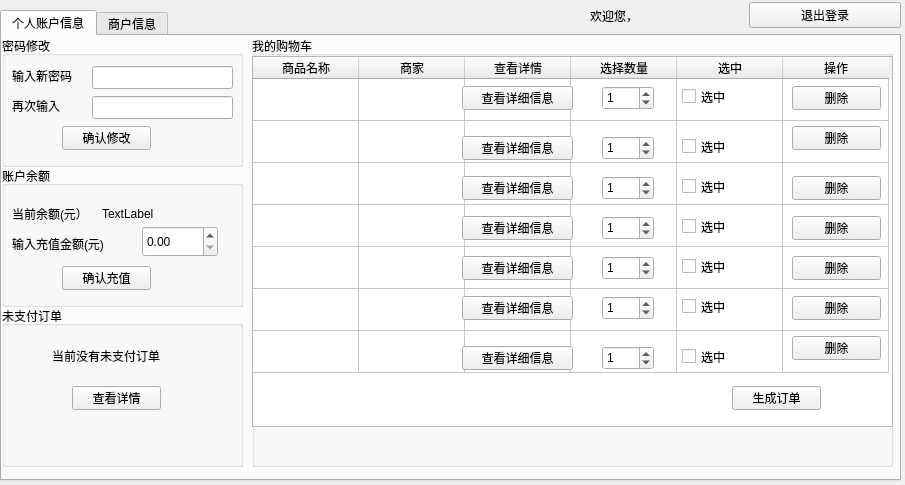
<?xml version="1.0" encoding="UTF-8"?>
<ui version="4.0">
 <class>userWindow</class>
 <widget class="QWidget" name="userWindow">
  <property name="geometry">
   <rect>
    <x>0</x>
    <y>0</y>
    <width>905</width>
    <height>485</height>
   </rect>
  </property>
  <property name="windowTitle">
   <string>用户中心</string>
  </property>
  <widget class="QWidget" name="horizontalLayoutWidget">
   <property name="geometry">
    <rect>
     <x>590</x>
     <y>0</y>
     <width>311</width>
     <height>31</height>
    </rect>
   </property>
   <layout class="QHBoxLayout" name="horizontalLayout">
    <item>
     <widget class="QLabel" name="userLabel">
      <property name="text">
       <string>欢迎您，</string>
      </property>
     </widget>
    </item>
    <item>
     <widget class="QPushButton" name="pushButton_2">
      <property name="text">
       <string>退出登录</string>
      </property>
     </widget>
    </item>
   </layout>
  </widget>
  <widget class="QTabWidget" name="user_merchant">
   <property name="geometry">
    <rect>
     <x>0</x>
     <y>10</y>
     <width>901</width>
     <height>471</height>
    </rect>
   </property>
   <property name="currentIndex">
    <number>0</number>
   </property>
   <widget class="QWidget" name="user">
    <attribute name="title">
     <string>个人账户信息</string>
    </attribute>
    <widget class="QGroupBox" name="passwordPart">
     <property name="geometry">
      <rect>
       <x>0</x>
       <y>0</y>
       <width>241</width>
       <height>131</height>
      </rect>
     </property>
     <property name="title">
      <string>密码修改</string>
     </property>
     <widget class="QLineEdit" name="password1">
      <property name="geometry">
       <rect>
        <x>90</x>
        <y>30</y>
        <width>141</width>
        <height>23</height>
       </rect>
      </property>
      <property name="echoMode">
       <enum>QLineEdit::Password</enum>
      </property>
     </widget>
     <widget class="QLineEdit" name="password2">
      <property name="geometry">
       <rect>
        <x>90</x>
        <y>60</y>
        <width>141</width>
        <height>23</height>
       </rect>
      </property>
      <property name="echoMode">
       <enum>QLineEdit::Password</enum>
      </property>
     </widget>
     <widget class="QLabel" name="label_2">
      <property name="geometry">
       <rect>
        <x>10</x>
        <y>30</y>
        <width>91</width>
        <height>20</height>
       </rect>
      </property>
      <property name="text">
       <string>输入新密码</string>
      </property>
     </widget>
     <widget class="QLabel" name="label_3">
      <property name="geometry">
       <rect>
        <x>10</x>
        <y>60</y>
        <width>91</width>
        <height>20</height>
       </rect>
      </property>
      <property name="text">
       <string>再次输入</string>
      </property>
     </widget>
     <widget class="QPushButton" name="changeConfirm">
      <property name="geometry">
       <rect>
        <x>60</x>
        <y>90</y>
        <width>89</width>
        <height>24</height>
       </rect>
      </property>
      <property name="text">
       <string>确认修改</string>
      </property>
     </widget>
    </widget>
    <widget class="QGroupBox" name="moneyPart">
     <property name="geometry">
      <rect>
       <x>0</x>
       <y>130</y>
       <width>241</width>
       <height>141</height>
      </rect>
     </property>
     <property name="title">
      <string>账户余额</string>
     </property>
     <widget class="QLabel" name="label_4">
      <property name="geometry">
       <rect>
        <x>10</x>
        <y>40</y>
        <width>101</width>
        <height>16</height>
       </rect>
      </property>
      <property name="text">
       <string>当前余额(元）</string>
      </property>
     </widget>
     <widget class="QLabel" name="money">
      <property name="geometry">
       <rect>
        <x>100</x>
        <y>40</y>
        <width>72</width>
        <height>15</height>
       </rect>
      </property>
      <property name="text">
       <string>TextLabel</string>
      </property>
     </widget>
     <widget class="QPushButton" name="topUpComfirm">
      <property name="geometry">
       <rect>
        <x>60</x>
        <y>100</y>
        <width>89</width>
        <height>24</height>
       </rect>
      </property>
      <property name="text">
       <string>确认充值</string>
      </property>
     </widget>
     <widget class="QLabel" name="label_6">
      <property name="geometry">
       <rect>
        <x>10</x>
        <y>70</y>
        <width>121</width>
        <height>16</height>
       </rect>
      </property>
      <property name="text">
       <string>输入充值金额(元)</string>
      </property>
     </widget>
     <widget class="QDoubleSpinBox" name="topUpNumber">
      <property name="geometry">
       <rect>
        <x>140</x>
        <y>60</y>
        <width>76</width>
        <height>31</height>
       </rect>
      </property>
      <property name="maximum">
       <double>2500.000000000000000</double>
      </property>
     </widget>
    </widget>
    <widget class="QGroupBox" name="groupBox_5">
     <property name="geometry">
      <rect>
       <x>250</x>
       <y>0</y>
       <width>641</width>
       <height>431</height>
      </rect>
     </property>
     <property name="title">
      <string>我的购物车</string>
     </property>
     <widget class="QTableWidget" name="clothTable_2">
      <property name="geometry">
       <rect>
        <x>0</x>
        <y>20</y>
        <width>641</width>
        <height>371</height>
       </rect>
      </property>
      <property name="editTriggers">
       <set>QAbstractItemView::NoEditTriggers</set>
      </property>
      <property name="selectionMode">
       <enum>QAbstractItemView::NoSelection</enum>
      </property>
      <property name="showGrid">
       <bool>true</bool>
      </property>
      <property name="sortingEnabled">
       <bool>false</bool>
      </property>
      <property name="cornerButtonEnabled">
       <bool>true</bool>
      </property>
      <property name="rowCount">
       <number>7</number>
      </property>
      <attribute name="horizontalHeaderMinimumSectionSize">
       <number>100</number>
      </attribute>
      <attribute name="horizontalHeaderDefaultSectionSize">
       <number>106</number>
      </attribute>
      <attribute name="verticalHeaderVisible">
       <bool>false</bool>
      </attribute>
      <attribute name="verticalHeaderMinimumSectionSize">
       <number>42</number>
      </attribute>
      <attribute name="verticalHeaderDefaultSectionSize">
       <number>42</number>
      </attribute>
      <row>
       <property name="text">
        <string>line1</string>
       </property>
      </row>
      <row>
       <property name="text">
        <string>line2</string>
       </property>
      </row>
      <row>
       <property name="text">
        <string>line3</string>
       </property>
      </row>
      <row>
       <property name="text">
        <string>line4</string>
       </property>
      </row>
      <row>
       <property name="text">
        <string>line5</string>
       </property>
      </row>
      <row>
       <property name="text">
        <string>line6</string>
       </property>
      </row>
      <row>
       <property name="text">
        <string>line7</string>
       </property>
      </row>
      <column>
       <property name="text">
        <string>商品名称</string>
       </property>
      </column>
      <column>
       <property name="text">
        <string>商家</string>
       </property>
      </column>
      <column>
       <property name="text">
        <string>查看详情</string>
       </property>
      </column>
      <column>
       <property name="text">
        <string>选择数量</string>
       </property>
      </column>
      <column>
       <property name="text">
        <string>选中</string>
       </property>
      </column>
      <column>
       <property name="text">
        <string>操作</string>
       </property>
      </column>
      <item row="0" column="0">
       <property name="text">
        <string>    </string>
       </property>
       <property name="textAlignment">
        <set>AlignCenter</set>
       </property>
      </item>
      <item row="0" column="1">
       <property name="text">
        <string>    </string>
       </property>
       <property name="textAlignment">
        <set>AlignCenter</set>
       </property>
      </item>
      <item row="0" column="2">
       <property name="text">
        <string>    </string>
       </property>
       <property name="textAlignment">
        <set>AlignCenter</set>
       </property>
      </item>
      <item row="0" column="3">
       <property name="text">
        <string>      </string>
       </property>
      </item>
      <item row="0" column="4">
       <property name="text">
        <string>   </string>
       </property>
      </item>
      <item row="1" column="0">
       <property name="text">
        <string>   </string>
       </property>
      </item>
      <item row="1" column="1">
       <property name="text">
        <string>    </string>
       </property>
       <property name="textAlignment">
        <set>AlignCenter</set>
       </property>
      </item>
      <item row="1" column="2">
       <property name="text">
        <string>    </string>
       </property>
       <property name="textAlignment">
        <set>AlignCenter</set>
       </property>
      </item>
      <item row="1" column="3">
       <property name="text">
        <string>     </string>
       </property>
      </item>
      <item row="1" column="4">
       <property name="text">
        <string>    </string>
       </property>
      </item>
      <item row="2" column="0">
       <property name="text">
        <string>   </string>
       </property>
      </item>
      <item row="2" column="1">
       <property name="text">
        <string>    </string>
       </property>
      </item>
      <item row="2" column="2">
       <property name="text">
        <string>  </string>
       </property>
      </item>
      <item row="2" column="3">
       <property name="text">
        <string>    </string>
       </property>
      </item>
      <item row="2" column="4">
       <property name="text">
        <string>     </string>
       </property>
      </item>
      <item row="3" column="0">
       <property name="text">
        <string>    </string>
       </property>
      </item>
      <item row="3" column="1">
       <property name="text">
        <string>     </string>
       </property>
      </item>
      <item row="3" column="2">
       <property name="text">
        <string>   </string>
       </property>
      </item>
      <item row="3" column="3">
       <property name="text">
        <string>    </string>
       </property>
      </item>
      <item row="3" column="4">
       <property name="text">
        <string>    </string>
       </property>
      </item>
      <item row="4" column="0">
       <property name="text">
        <string> </string>
       </property>
      </item>
      <item row="4" column="1">
       <property name="text">
        <string>  </string>
       </property>
      </item>
      <item row="4" column="2">
       <property name="text">
        <string>     </string>
       </property>
      </item>
      <item row="4" column="3">
       <property name="text">
        <string>    </string>
       </property>
      </item>
      <item row="4" column="4">
       <property name="text">
        <string>     </string>
       </property>
      </item>
      <item row="5" column="0">
       <property name="text">
        <string>  </string>
       </property>
      </item>
      <item row="5" column="1">
       <property name="text">
        <string>  </string>
       </property>
      </item>
      <item row="5" column="2">
       <property name="text">
        <string>  </string>
       </property>
      </item>
      <item row="5" column="3">
       <property name="text">
        <string>   </string>
       </property>
      </item>
      <item row="5" column="4">
       <property name="text">
        <string>  </string>
       </property>
      </item>
      <item row="6" column="0">
       <property name="text">
        <string>   </string>
       </property>
      </item>
      <item row="6" column="1">
       <property name="text">
        <string>  </string>
       </property>
      </item>
      <item row="6" column="2">
       <property name="text">
        <string>   </string>
       </property>
      </item>
      <item row="6" column="3">
       <property name="text">
        <string>   </string>
       </property>
      </item>
      <item row="6" column="4">
       <property name="text">
        <string>  </string>
       </property>
      </item>
     </widget>
     <widget class="QSpinBox" name="spinBox">
      <property name="geometry">
       <rect>
        <x>350</x>
        <y>50</y>
        <width>52</width>
        <height>24</height>
       </rect>
      </property>
      <property name="value">
       <number>1</number>
      </property>
     </widget>
     <widget class="QSpinBox" name="spinBox_2">
      <property name="geometry">
       <rect>
        <x>350</x>
        <y>100</y>
        <width>52</width>
        <height>24</height>
       </rect>
      </property>
      <property name="value">
       <number>1</number>
      </property>
     </widget>
     <widget class="QSpinBox" name="spinBox_3">
      <property name="geometry">
       <rect>
        <x>350</x>
        <y>140</y>
        <width>52</width>
        <height>24</height>
       </rect>
      </property>
      <property name="value">
       <number>1</number>
      </property>
     </widget>
     <widget class="QSpinBox" name="spinBox_4">
      <property name="geometry">
       <rect>
        <x>350</x>
        <y>180</y>
        <width>52</width>
        <height>24</height>
       </rect>
      </property>
      <property name="value">
       <number>1</number>
      </property>
     </widget>
     <widget class="QSpinBox" name="spinBox_5">
      <property name="geometry">
       <rect>
        <x>350</x>
        <y>220</y>
        <width>52</width>
        <height>24</height>
       </rect>
      </property>
      <property name="value">
       <number>1</number>
      </property>
     </widget>
     <widget class="QSpinBox" name="spinBox_6">
      <property name="geometry">
       <rect>
        <x>350</x>
        <y>260</y>
        <width>52</width>
        <height>24</height>
       </rect>
      </property>
      <property name="value">
       <number>1</number>
      </property>
     </widget>
     <widget class="QSpinBox" name="spinBox_7">
      <property name="geometry">
       <rect>
        <x>350</x>
        <y>310</y>
        <width>52</width>
        <height>24</height>
       </rect>
      </property>
      <property name="value">
       <number>1</number>
      </property>
     </widget>
     <widget class="QCheckBox" name="checkBox">
      <property name="geometry">
       <rect>
        <x>430</x>
        <y>50</y>
        <width>93</width>
        <height>21</height>
       </rect>
      </property>
      <property name="text">
       <string>选中</string>
      </property>
     </widget>
     <widget class="QCheckBox" name="checkBox_2">
      <property name="geometry">
       <rect>
        <x>430</x>
        <y>100</y>
        <width>93</width>
        <height>21</height>
       </rect>
      </property>
      <property name="text">
       <string>选中</string>
      </property>
     </widget>
     <widget class="QCheckBox" name="checkBox_3">
      <property name="geometry">
       <rect>
        <x>430</x>
        <y>140</y>
        <width>93</width>
        <height>21</height>
       </rect>
      </property>
      <property name="text">
       <string>选中</string>
      </property>
     </widget>
     <widget class="QCheckBox" name="checkBox_4">
      <property name="geometry">
       <rect>
        <x>430</x>
        <y>180</y>
        <width>93</width>
        <height>21</height>
       </rect>
      </property>
      <property name="text">
       <string>选中</string>
      </property>
     </widget>
     <widget class="QCheckBox" name="checkBox_5">
      <property name="geometry">
       <rect>
        <x>430</x>
        <y>220</y>
        <width>93</width>
        <height>21</height>
       </rect>
      </property>
      <property name="text">
       <string>选中</string>
      </property>
     </widget>
     <widget class="QCheckBox" name="checkBox_6">
      <property name="geometry">
       <rect>
        <x>430</x>
        <y>260</y>
        <width>93</width>
        <height>21</height>
       </rect>
      </property>
      <property name="text">
       <string>选中</string>
      </property>
     </widget>
     <widget class="QCheckBox" name="checkBox_7">
      <property name="geometry">
       <rect>
        <x>430</x>
        <y>310</y>
        <width>93</width>
        <height>21</height>
       </rect>
      </property>
      <property name="text">
       <string>选中</string>
      </property>
     </widget>
     <widget class="QPushButton" name="makeOrder">
      <property name="geometry">
       <rect>
        <x>480</x>
        <y>350</y>
        <width>89</width>
        <height>24</height>
       </rect>
      </property>
      <property name="text">
       <string>生成订单</string>
      </property>
     </widget>
     <widget class="QPushButton" name="watch1_1">
      <property name="geometry">
       <rect>
        <x>210</x>
        <y>50</y>
        <width>111</width>
        <height>24</height>
       </rect>
      </property>
      <property name="text">
       <string>查看详细信息</string>
      </property>
     </widget>
     <widget class="QPushButton" name="watch1_2">
      <property name="geometry">
       <rect>
        <x>210</x>
        <y>100</y>
        <width>111</width>
        <height>24</height>
       </rect>
      </property>
      <property name="text">
       <string>查看详细信息</string>
      </property>
     </widget>
     <widget class="QPushButton" name="watch1_3">
      <property name="geometry">
       <rect>
        <x>210</x>
        <y>140</y>
        <width>111</width>
        <height>24</height>
       </rect>
      </property>
      <property name="text">
       <string>查看详细信息</string>
      </property>
     </widget>
     <widget class="QPushButton" name="watch1_4">
      <property name="geometry">
       <rect>
        <x>210</x>
        <y>180</y>
        <width>111</width>
        <height>24</height>
       </rect>
      </property>
      <property name="text">
       <string>查看详细信息</string>
      </property>
     </widget>
     <widget class="QPushButton" name="watch1_5">
      <property name="geometry">
       <rect>
        <x>210</x>
        <y>220</y>
        <width>111</width>
        <height>24</height>
       </rect>
      </property>
      <property name="text">
       <string>查看详细信息</string>
      </property>
     </widget>
     <widget class="QPushButton" name="watch1_6">
      <property name="geometry">
       <rect>
        <x>210</x>
        <y>260</y>
        <width>111</width>
        <height>24</height>
       </rect>
      </property>
      <property name="text">
       <string>查看详细信息</string>
      </property>
     </widget>
     <widget class="QPushButton" name="watch1_7">
      <property name="geometry">
       <rect>
        <x>210</x>
        <y>310</y>
        <width>111</width>
        <height>24</height>
       </rect>
      </property>
      <property name="text">
       <string>查看详细信息</string>
      </property>
     </widget>
     <widget class="QPushButton" name="deleteCom1_1">
      <property name="geometry">
       <rect>
        <x>540</x>
        <y>50</y>
        <width>89</width>
        <height>24</height>
       </rect>
      </property>
      <property name="text">
       <string>删除</string>
      </property>
     </widget>
     <widget class="QPushButton" name="deleteCom1_2">
      <property name="geometry">
       <rect>
        <x>540</x>
        <y>90</y>
        <width>89</width>
        <height>24</height>
       </rect>
      </property>
      <property name="text">
       <string>删除</string>
      </property>
     </widget>
     <widget class="QPushButton" name="deleteCom1_3">
      <property name="geometry">
       <rect>
        <x>540</x>
        <y>140</y>
        <width>89</width>
        <height>24</height>
       </rect>
      </property>
      <property name="text">
       <string>删除</string>
      </property>
     </widget>
     <widget class="QPushButton" name="deleteCom1_4">
      <property name="geometry">
       <rect>
        <x>540</x>
        <y>180</y>
        <width>89</width>
        <height>24</height>
       </rect>
      </property>
      <property name="text">
       <string>删除</string>
      </property>
     </widget>
     <widget class="QPushButton" name="deleteCom1_5">
      <property name="geometry">
       <rect>
        <x>540</x>
        <y>220</y>
        <width>89</width>
        <height>24</height>
       </rect>
      </property>
      <property name="text">
       <string>删除</string>
      </property>
     </widget>
     <widget class="QPushButton" name="deleteCom1_6">
      <property name="geometry">
       <rect>
        <x>540</x>
        <y>260</y>
        <width>89</width>
        <height>24</height>
       </rect>
      </property>
      <property name="text">
       <string>删除</string>
      </property>
     </widget>
     <widget class="QPushButton" name="deleteCom1_7">
      <property name="geometry">
       <rect>
        <x>540</x>
        <y>300</y>
        <width>89</width>
        <height>24</height>
       </rect>
      </property>
      <property name="text">
       <string>删除</string>
      </property>
     </widget>
    </widget>
    <widget class="QGroupBox" name="unPaid">
     <property name="geometry">
      <rect>
       <x>0</x>
       <y>270</y>
       <width>241</width>
       <height>161</height>
      </rect>
     </property>
     <property name="title">
      <string>未支付订单</string>
     </property>
     <widget class="QLabel" name="unPailLabel">
      <property name="geometry">
       <rect>
        <x>50</x>
        <y>40</y>
        <width>141</width>
        <height>20</height>
       </rect>
      </property>
      <property name="text">
       <string>当前没有未支付订单</string>
      </property>
     </widget>
     <widget class="QPushButton" name="unPaidShow">
      <property name="geometry">
       <rect>
        <x>70</x>
        <y>80</y>
        <width>89</width>
        <height>24</height>
       </rect>
      </property>
      <property name="text">
       <string>查看详情</string>
      </property>
     </widget>
    </widget>
   </widget>
   <widget class="QWidget" name="merchants">
    <attribute name="title">
     <string>商户信息</string>
    </attribute>
    <widget class="QGroupBox" name="groupBox_3">
     <property name="geometry">
      <rect>
       <x>10</x>
       <y>0</y>
       <width>881</width>
       <height>441</height>
      </rect>
     </property>
     <property name="title">
      <string>我的商品</string>
     </property>
     <widget class="QLabel" name="label_14">
      <property name="geometry">
       <rect>
        <x>10</x>
        <y>30</y>
        <width>111</width>
        <height>31</height>
       </rect>
      </property>
      <property name="text">
       <string>统一设置折扣(%)</string>
      </property>
     </widget>
     <widget class="QSpinBox" name="clothDis">
      <property name="geometry">
       <rect>
        <x>170</x>
        <y>30</y>
        <width>71</width>
        <height>31</height>
       </rect>
      </property>
      <property name="minimum">
       <number>1</number>
      </property>
      <property name="maximum">
       <number>100</number>
      </property>
      <property name="value">
       <number>100</number>
      </property>
     </widget>
     <widget class="QLabel" name="label">
      <property name="geometry">
       <rect>
        <x>130</x>
        <y>30</y>
        <width>41</width>
        <height>31</height>
       </rect>
      </property>
      <property name="text">
       <string>服装</string>
      </property>
     </widget>
     <widget class="QLabel" name="label_5">
      <property name="geometry">
       <rect>
        <x>260</x>
        <y>30</y>
        <width>41</width>
        <height>31</height>
       </rect>
      </property>
      <property name="text">
       <string>食品</string>
      </property>
     </widget>
     <widget class="QSpinBox" name="foodDis">
      <property name="geometry">
       <rect>
        <x>300</x>
        <y>30</y>
        <width>71</width>
        <height>31</height>
       </rect>
      </property>
      <property name="minimum">
       <number>1</number>
      </property>
      <property name="maximum">
       <number>100</number>
      </property>
      <property name="value">
       <number>100</number>
      </property>
     </widget>
     <widget class="QLabel" name="label_11">
      <property name="geometry">
       <rect>
        <x>390</x>
        <y>30</y>
        <width>41</width>
        <height>31</height>
       </rect>
      </property>
      <property name="text">
       <string>图书</string>
      </property>
     </widget>
     <widget class="QSpinBox" name="bookDis">
      <property name="geometry">
       <rect>
        <x>430</x>
        <y>30</y>
        <width>71</width>
        <height>31</height>
       </rect>
      </property>
      <property name="minimum">
       <number>1</number>
      </property>
      <property name="maximum">
       <number>100</number>
      </property>
      <property name="value">
       <number>100</number>
      </property>
     </widget>
     <widget class="QLabel" name="pageSum">
      <property name="geometry">
       <rect>
        <x>260</x>
        <y>410</y>
        <width>72</width>
        <height>15</height>
       </rect>
      </property>
      <property name="text">
       <string>共计 1 页</string>
      </property>
     </widget>
     <widget class="QPushButton" name="lastPage">
      <property name="geometry">
       <rect>
        <x>340</x>
        <y>400</y>
        <width>71</width>
        <height>31</height>
       </rect>
      </property>
      <property name="text">
       <string>上一页</string>
      </property>
     </widget>
     <widget class="QLabel" name="pageNow">
      <property name="geometry">
       <rect>
        <x>480</x>
        <y>410</y>
        <width>101</width>
        <height>20</height>
       </rect>
      </property>
      <property name="text">
       <string>当前第 页</string>
      </property>
     </widget>
     <widget class="QPushButton" name="nextPage">
      <property name="geometry">
       <rect>
        <x>410</x>
        <y>400</y>
        <width>61</width>
        <height>31</height>
       </rect>
      </property>
      <property name="text">
       <string>下一页</string>
      </property>
     </widget>
     <widget class="QTableWidget" name="clothTable">
      <property name="geometry">
       <rect>
        <x>0</x>
        <y>60</y>
        <width>871</width>
        <height>331</height>
       </rect>
      </property>
      <property name="editTriggers">
       <set>QAbstractItemView::NoEditTriggers</set>
      </property>
      <property name="selectionMode">
       <enum>QAbstractItemView::NoSelection</enum>
      </property>
      <property name="showGrid">
       <bool>false</bool>
      </property>
      <property name="sortingEnabled">
       <bool>false</bool>
      </property>
      <property name="cornerButtonEnabled">
       <bool>true</bool>
      </property>
      <property name="rowCount">
       <number>7</number>
      </property>
      <attribute name="horizontalHeaderMinimumSectionSize">
       <number>100</number>
      </attribute>
      <attribute name="horizontalHeaderDefaultSectionSize">
       <number>106</number>
      </attribute>
      <attribute name="verticalHeaderVisible">
       <bool>false</bool>
      </attribute>
      <attribute name="verticalHeaderMinimumSectionSize">
       <number>42</number>
      </attribute>
      <attribute name="verticalHeaderDefaultSectionSize">
       <number>42</number>
      </attribute>
      <row>
       <property name="text">
        <string>line1</string>
       </property>
      </row>
      <row>
       <property name="text">
        <string>line2</string>
       </property>
      </row>
      <row>
       <property name="text">
        <string>line3</string>
       </property>
      </row>
      <row>
       <property name="text">
        <string>line4</string>
       </property>
      </row>
      <row>
       <property name="text">
        <string>line5</string>
       </property>
      </row>
      <row>
       <property name="text">
        <string>line6</string>
       </property>
      </row>
      <row>
       <property name="text">
        <string>line7</string>
       </property>
      </row>
      <column>
       <property name="text">
        <string>商品名称</string>
       </property>
      </column>
      <column>
       <property name="text">
        <string>商品类型</string>
       </property>
      </column>
      <column>
       <property name="text">
        <string>商品描述</string>
       </property>
      </column>
      <column>
       <property name="text">
        <string>更多</string>
       </property>
      </column>
      <column>
       <property name="text">
        <string>原价</string>
       </property>
      </column>
      <column>
       <property name="text">
        <string>剩余数量</string>
       </property>
      </column>
      <column>
       <property name="text">
        <string>折扣</string>
       </property>
      </column>
      <column>
       <property name="text">
        <string>操作</string>
       </property>
      </column>
      <item row="0" column="0">
       <property name="text">
        <string/>
       </property>
      </item>
      <item row="0" column="1">
       <property name="text">
        <string/>
       </property>
      </item>
      <item row="0" column="2">
       <property name="text">
        <string/>
       </property>
      </item>
      <item row="0" column="3">
       <property name="text">
        <string/>
       </property>
      </item>
      <item row="0" column="4">
       <property name="text">
        <string/>
       </property>
      </item>
      <item row="0" column="5">
       <property name="text">
        <string/>
       </property>
      </item>
      <item row="0" column="6">
       <property name="text">
        <string/>
       </property>
      </item>
      <item row="0" column="7">
       <property name="text">
        <string/>
       </property>
      </item>
      <item row="1" column="0">
       <property name="text">
        <string/>
       </property>
      </item>
      <item row="1" column="1">
       <property name="text">
        <string/>
       </property>
      </item>
      <item row="1" column="2">
       <property name="text">
        <string/>
       </property>
      </item>
      <item row="1" column="3">
       <property name="text">
        <string/>
       </property>
      </item>
      <item row="1" column="4">
       <property name="text">
        <string/>
       </property>
      </item>
      <item row="1" column="5">
       <property name="text">
        <string/>
       </property>
      </item>
      <item row="1" column="6">
       <property name="text">
        <string/>
       </property>
      </item>
      <item row="1" column="7">
       <property name="text">
        <string/>
       </property>
      </item>
      <item row="2" column="0">
       <property name="text">
        <string/>
       </property>
      </item>
      <item row="2" column="1">
       <property name="text">
        <string/>
       </property>
      </item>
      <item row="2" column="2">
       <property name="text">
        <string/>
       </property>
      </item>
      <item row="2" column="3">
       <property name="text">
        <string/>
       </property>
      </item>
      <item row="2" column="4">
       <property name="text">
        <string/>
       </property>
      </item>
      <item row="2" column="5">
       <property name="text">
        <string/>
       </property>
      </item>
      <item row="2" column="6">
       <property name="text">
        <string/>
       </property>
      </item>
      <item row="2" column="7">
       <property name="text">
        <string/>
       </property>
      </item>
      <item row="3" column="0">
       <property name="text">
        <string/>
       </property>
      </item>
      <item row="3" column="1">
       <property name="text">
        <string/>
       </property>
      </item>
      <item row="3" column="2">
       <property name="text">
        <string/>
       </property>
      </item>
      <item row="3" column="3">
       <property name="text">
        <string/>
       </property>
      </item>
      <item row="3" column="4">
       <property name="text">
        <string/>
       </property>
      </item>
      <item row="3" column="5">
       <property name="text">
        <string/>
       </property>
      </item>
      <item row="3" column="6">
       <property name="text">
        <string/>
       </property>
      </item>
      <item row="3" column="7">
       <property name="text">
        <string/>
       </property>
      </item>
      <item row="4" column="0">
       <property name="text">
        <string/>
       </property>
      </item>
      <item row="4" column="1">
       <property name="text">
        <string/>
       </property>
      </item>
      <item row="4" column="2">
       <property name="text">
        <string/>
       </property>
      </item>
      <item row="4" column="3">
       <property name="text">
        <string/>
       </property>
      </item>
      <item row="4" column="4">
       <property name="text">
        <string/>
       </property>
      </item>
      <item row="4" column="5">
       <property name="text">
        <string/>
       </property>
      </item>
      <item row="4" column="6">
       <property name="text">
        <string/>
       </property>
      </item>
      <item row="4" column="7">
       <property name="text">
        <string/>
       </property>
      </item>
      <item row="5" column="0">
       <property name="text">
        <string/>
       </property>
      </item>
      <item row="5" column="1">
       <property name="text">
        <string/>
       </property>
      </item>
      <item row="5" column="2">
       <property name="text">
        <string/>
       </property>
      </item>
      <item row="5" column="3">
       <property name="text">
        <string/>
       </property>
      </item>
      <item row="5" column="4">
       <property name="text">
        <string/>
       </property>
      </item>
      <item row="5" column="5">
       <property name="text">
        <string/>
       </property>
      </item>
      <item row="5" column="6">
       <property name="text">
        <string/>
       </property>
      </item>
      <item row="5" column="7">
       <property name="text">
        <string/>
       </property>
      </item>
      <item row="6" column="0">
       <property name="text">
        <string/>
       </property>
      </item>
      <item row="6" column="1">
       <property name="text">
        <string/>
       </property>
      </item>
      <item row="6" column="2">
       <property name="text">
        <string/>
       </property>
      </item>
      <item row="6" column="3">
       <property name="text">
        <string/>
       </property>
      </item>
      <item row="6" column="4">
       <property name="text">
        <string/>
       </property>
      </item>
      <item row="6" column="5">
       <property name="text">
        <string/>
       </property>
      </item>
      <item row="6" column="6">
       <property name="text">
        <string/>
       </property>
      </item>
      <item row="6" column="7">
       <property name="text">
        <string/>
       </property>
      </item>
     </widget>
     <widget class="QPushButton" name="pushButton">
      <property name="geometry">
       <rect>
        <x>520</x>
        <y>30</y>
        <width>89</width>
        <height>24</height>
       </rect>
      </property>
      <property name="text">
       <string>确认设置</string>
      </property>
     </widget>
     <widget class="QPushButton" name="pushButton_3">
      <property name="geometry">
       <rect>
        <x>780</x>
        <y>30</y>
        <width>89</width>
        <height>24</height>
       </rect>
      </property>
      <property name="text">
       <string>添加商品</string>
      </property>
     </widget>
     <widget class="QPushButton" name="edit_1">
      <property name="geometry">
       <rect>
        <x>750</x>
        <y>100</y>
        <width>89</width>
        <height>24</height>
       </rect>
      </property>
      <property name="text">
       <string>编辑</string>
      </property>
     </widget>
     <widget class="QPushButton" name="edit_2">
      <property name="geometry">
       <rect>
        <x>750</x>
        <y>140</y>
        <width>89</width>
        <height>24</height>
       </rect>
      </property>
      <property name="text">
       <string>编辑</string>
      </property>
     </widget>
     <widget class="QPushButton" name="edit_3">
      <property name="geometry">
       <rect>
        <x>750</x>
        <y>180</y>
        <width>89</width>
        <height>24</height>
       </rect>
      </property>
      <property name="text">
       <string>编辑</string>
      </property>
     </widget>
     <widget class="QPushButton" name="edit_4">
      <property name="geometry">
       <rect>
        <x>750</x>
        <y>220</y>
        <width>89</width>
        <height>24</height>
       </rect>
      </property>
      <property name="text">
       <string>编辑</string>
      </property>
     </widget>
     <widget class="QPushButton" name="edit_5">
      <property name="geometry">
       <rect>
        <x>750</x>
        <y>260</y>
        <width>89</width>
        <height>24</height>
       </rect>
      </property>
      <property name="text">
       <string>编辑</string>
      </property>
     </widget>
     <widget class="QPushButton" name="edit_6">
      <property name="geometry">
       <rect>
        <x>750</x>
        <y>300</y>
        <width>89</width>
        <height>24</height>
       </rect>
      </property>
      <property name="text">
       <string>编辑</string>
      </property>
     </widget>
     <widget class="QPushButton" name="edit_7">
      <property name="geometry">
       <rect>
        <x>750</x>
        <y>340</y>
        <width>89</width>
        <height>24</height>
       </rect>
      </property>
      <property name="text">
       <string>编辑</string>
      </property>
     </widget>
    </widget>
   </widget>
  </widget>
  <zorder>user_merchant</zorder>
  <zorder>horizontalLayoutWidget</zorder>
 </widget>
 <resources/>
 <connections/>
</ui>
